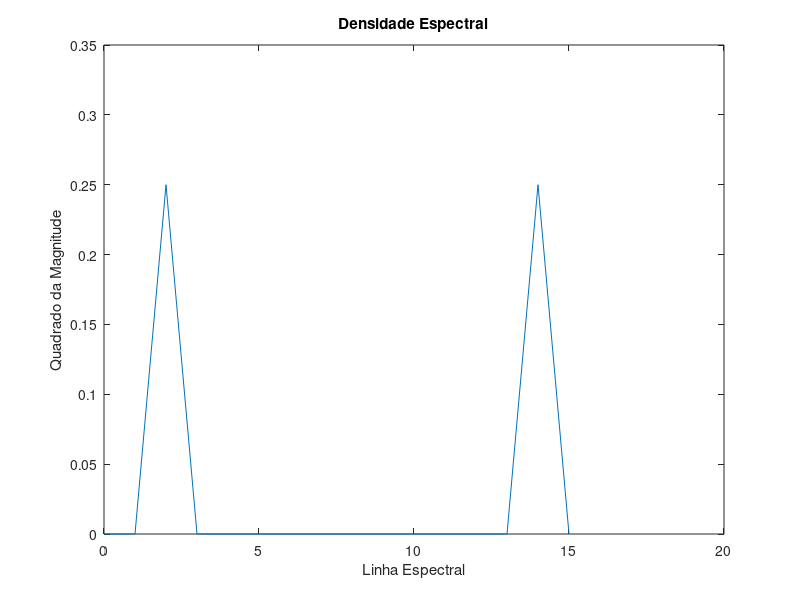

Recreate this plot in MATLAB.
% INICIALIZAï¿½ï¿½O
% Nï¿½mero de estï¿½gios. Este parï¿½metro define todos os outros na implementaï¿½ï¿½o da FFT.
est=4;
N=2^est

% vector de teste para o caso de uma rampa de magnitude normalizada.
%re=1/N*([0:N-1]);
%im=zeros(1,N);
%Z = [re im];
%Y = fft(Z);


% vector de teste para uma sinusï¿½ide pura ï¿½ entrada da FFT.
% (comentar se se preferir o sinal de rampa)
bin_teste=2  % 0 <= bin_teste <= N/2 = k
re=sin(bin_teste*2*pi/N*[0:N-1]); im=zeros(1,N);
xnovo=re+j*im;
%Z = [re im];
%Y = fft(Z);

%
% preparaï¿½ï¿½o do vector que define as trocas do "bit reversal"
% (nï¿½o ï¿½ necessï¿½rio analisar em detalhe, nem preciso responder ï¿½s 3 perguntas)
%
nchg=0; N2=N/2; flag=zeros(1,N);
for i=1:N-2,                         % excluem-se os casos de i==0 e i==N-1, porquï¿½ ?
   if(flag(i)==0)
      dv=N2; ic=1; final=0; pos=i;
      for k=1:est,                   % que faz este ciclo "for" ?
         if (pos/dv >= 1)
            pos=pos-dv;
            final=final+ic;
         end
         dv=dv/2; ic=ic*2;
      end
      if (i~=final)                  % que se pretende evitar aqui ?
         rev(1+nchg)=i;
         rev(N2+nchg)=final;
         flag(final)=1;
         nchg=nchg+1;
      end
   end   
end

%re   % antes da FFT
%im   % antes da FFT

S=log2(N);                                                                  % computing the number of conversion stages
Half=N/2;                                                                   % half the length of the array
for stage=1:S;                                                              % stages of transformation
    for index=0:(N/(2^(stage-1))):(N-1);                                    % series of "butterflies" for each stage
        for n=0:(Half-1);                                                   % creating "butterfly" and saving the results
            pos=n+index+1;                                                  % index of the data sample
            pow=(2^(stage-1))*n;                                            % part of power of the complex multiplier
            w=exp((-1i)*(2*pi)*pow/N);                                      % complex multiplier
            a=re(pos)+re(pos+Half);                                           % 1-st part of the "butterfly" creating operation
            b=(re(pos)-re(pos+Half)).*w;                                      % 2-nd part of the "butterfly" creating operation
            re(pos)=a;                                                       % saving computation of the 1-st part
            re(pos+Half)=b;                                                  % saving computation of the 2-nd part
            c=im(pos)+im(pos+Half);                                           % 1-st part of the "butterfly" creating operation
            d=(im(pos)-im(pos+Half)).*w;                                      % 2-nd part of the "butterfly" creating operation
            im(pos)=c;                                                       % saving computation of the 1-st part
            im(pos+Half)=d;                                                  % saving computation of the 2-nd part   
        end;
    end;
    Half=Half/2;                                                                % computing the next "Half" value
end;
%re  % depois da FFT
%im  % depois da FFT
y=(re.^2+im.^2)/N^2;
z=bitrevorder(abs(y));     
plot([0:N-1],z);
title('Densidade Espectral');
xlabel('Linha Espectral');
ylabel('Quadrado da Magnitude');
%figure(2);
%plot(Y);
%title('Densidade Espectral usando a função fft()');
%xlabel('Linha Espectral');
%ylabel('Quadrado da Magnitude');





                                        % entry point to the function of FFT decimation in frequency


